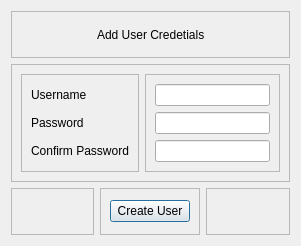
<?xml version="1.0" encoding="UTF-8"?>
<ui version="4.0">
 <class>Dialog</class>
 <widget class="QDialog" name="Dialog">
  <property name="geometry">
   <rect>
    <x>0</x>
    <y>0</y>
    <width>301</width>
    <height>246</height>
   </rect>
  </property>
  <property name="windowTitle">
   <string>New User</string>
  </property>
  <layout class="QGridLayout" name="gridLayout_8">
   <item row="1" column="0" colspan="3">
    <widget class="QFrame" name="frame_3">
     <property name="frameShape">
      <enum>QFrame::StyledPanel</enum>
     </property>
     <property name="frameShadow">
      <enum>QFrame::Raised</enum>
     </property>
     <layout class="QGridLayout" name="gridLayout_3">
      <item row="0" column="0">
       <widget class="QFrame" name="frame">
        <property name="frameShape">
         <enum>QFrame::StyledPanel</enum>
        </property>
        <property name="frameShadow">
         <enum>QFrame::Raised</enum>
        </property>
        <layout class="QGridLayout" name="gridLayout">
         <item row="0" column="0">
          <widget class="QLabel" name="label">
           <property name="text">
            <string>Username</string>
           </property>
          </widget>
         </item>
         <item row="1" column="0">
          <widget class="QLabel" name="label_2">
           <property name="text">
            <string>Password</string>
           </property>
          </widget>
         </item>
         <item row="2" column="0">
          <widget class="QLabel" name="label_3">
           <property name="text">
            <string>Confirm Password</string>
           </property>
          </widget>
         </item>
        </layout>
       </widget>
      </item>
      <item row="0" column="1">
       <widget class="QFrame" name="frame_2">
        <property name="frameShape">
         <enum>QFrame::StyledPanel</enum>
        </property>
        <property name="frameShadow">
         <enum>QFrame::Raised</enum>
        </property>
        <layout class="QGridLayout" name="gridLayout_2">
         <item row="0" column="0">
          <widget class="QLineEdit" name="addusername"/>
         </item>
         <item row="1" column="0">
          <widget class="QLineEdit" name="addpassword">
           <property name="echoMode">
            <enum>QLineEdit::Password</enum>
           </property>
          </widget>
         </item>
         <item row="2" column="0">
          <widget class="QLineEdit" name="addconfirmpasord">
           <property name="echoMode">
            <enum>QLineEdit::Password</enum>
           </property>
          </widget>
         </item>
        </layout>
       </widget>
      </item>
     </layout>
    </widget>
   </item>
   <item row="2" column="0">
    <widget class="QFrame" name="frame_5">
     <property name="frameShape">
      <enum>QFrame::StyledPanel</enum>
     </property>
     <property name="frameShadow">
      <enum>QFrame::Raised</enum>
     </property>
     <layout class="QGridLayout" name="gridLayout_6">
      <item row="0" column="0">
       <spacer name="horizontalSpacer">
        <property name="orientation">
         <enum>Qt::Horizontal</enum>
        </property>
        <property name="sizeHint" stdset="0">
         <size>
          <width>65</width>
          <height>20</height>
         </size>
        </property>
       </spacer>
      </item>
     </layout>
    </widget>
   </item>
   <item row="2" column="1">
    <widget class="QFrame" name="frame_4">
     <property name="frameShape">
      <enum>QFrame::StyledPanel</enum>
     </property>
     <property name="frameShadow">
      <enum>QFrame::Raised</enum>
     </property>
     <layout class="QGridLayout" name="gridLayout_4">
      <item row="0" column="0">
       <widget class="QPushButton" name="addcreate">
        <property name="text">
         <string>Create User</string>
        </property>
       </widget>
      </item>
     </layout>
    </widget>
   </item>
   <item row="2" column="2">
    <widget class="QFrame" name="frame_6">
     <property name="frameShape">
      <enum>QFrame::StyledPanel</enum>
     </property>
     <property name="frameShadow">
      <enum>QFrame::Raised</enum>
     </property>
     <layout class="QGridLayout" name="gridLayout_5">
      <item row="0" column="0">
       <spacer name="horizontalSpacer_2">
        <property name="orientation">
         <enum>Qt::Horizontal</enum>
        </property>
        <property name="sizeHint" stdset="0">
         <size>
          <width>65</width>
          <height>20</height>
         </size>
        </property>
       </spacer>
      </item>
     </layout>
    </widget>
   </item>
   <item row="0" column="0" colspan="3">
    <widget class="QFrame" name="frame_7">
     <property name="frameShape">
      <enum>QFrame::StyledPanel</enum>
     </property>
     <property name="frameShadow">
      <enum>QFrame::Raised</enum>
     </property>
     <layout class="QGridLayout" name="gridLayout_7">
      <item row="0" column="0">
       <spacer name="horizontalSpacer_3">
        <property name="orientation">
         <enum>Qt::Horizontal</enum>
        </property>
        <property name="sizeHint" stdset="0">
         <size>
          <width>40</width>
          <height>20</height>
         </size>
        </property>
       </spacer>
      </item>
      <item row="0" column="1">
       <widget class="QLabel" name="label_4">
        <property name="text">
         <string>Add User Credetials</string>
        </property>
       </widget>
      </item>
      <item row="0" column="2">
       <spacer name="horizontalSpacer_4">
        <property name="orientation">
         <enum>Qt::Horizontal</enum>
        </property>
        <property name="sizeHint" stdset="0">
         <size>
          <width>75</width>
          <height>20</height>
         </size>
        </property>
       </spacer>
      </item>
     </layout>
    </widget>
   </item>
  </layout>
 </widget>
 <resources/>
 <connections/>
</ui>
